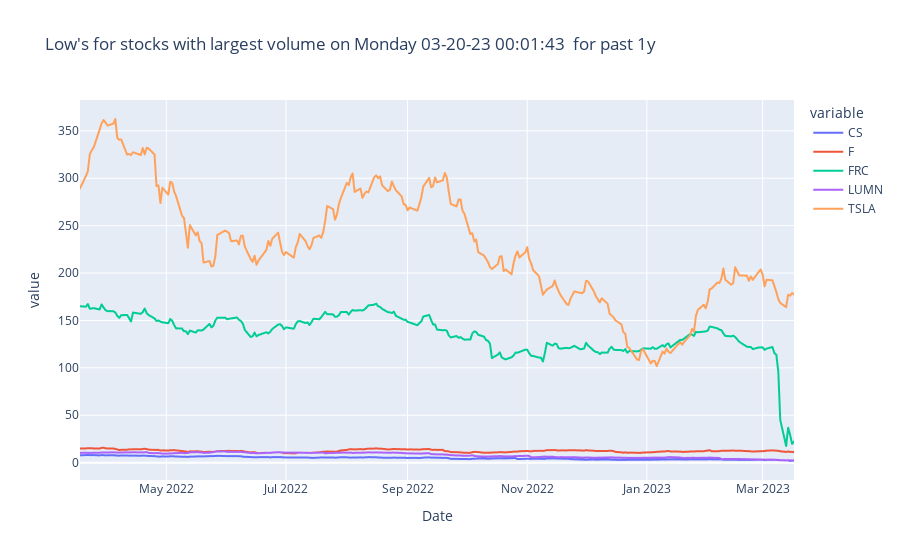

Source (notebook cell):
### Code cell
low = ticker.Low
figure = px.line(ticker.Low, title=f"Low's for stocks with largest volume on {today} for past 1y")
figure.show()

### Figure 1 — Plotly figure (JSON) as saved in the notebook; plotly's stock layout.template omitted (floating-point values rounded to 4 significant figures; data arrays with more than 128 entries replaced by an {"elided": "..."} marker saying what was removed)
{"data": [{"hovertemplate": "variable=CS<br>Date=%{x}<br>value=%{y}<extra></extra>", "legendgroup": "CS", "line": {"color": "#636efa", "dash": "solid"}, "marker": {"symbol": "circle"}, "mode": "lines", "name": "CS", "showlegend": true, "type": "scattergl", "x": {"elided": "251 str values"}, "xaxis": "x", "y": {"elided": "251 float values"}, "yaxis": "y"}, {"hovertemplate": "variable=F<br>Date=%{x}<br>value=%{y}<extra></extra>", "legendgroup": "F", "line": {"color": "#EF553B", "dash": "solid"}, "marker": {"symbol": "circle"}, "mode": "lines", "name": "F", "showlegend": true, "type": "scattergl", "x": {"elided": "251 str values"}, "xaxis": "x", "y": {"elided": "251 float values"}, "yaxis": "y"}, {"hovertemplate": "variable=FRC<br>Date=%{x}<br>value=%{y}<extra></extra>", "legendgroup": "FRC", "line": {"color": "#00cc96", "dash": "solid"}, "marker": {"symbol": "circle"}, "mode": "lines", "name": "FRC", "showlegend": true, "type": "scattergl", "x": {"elided": "251 str values"}, "xaxis": "x", "y": {"elided": "251 float values"}, "yaxis": "y"}, {"hovertemplate": "variable=LUMN<br>Date=%{x}<br>value=%{y}<extra></extra>", "legendgroup": "LUMN", "line": {"color": "#ab63fa", "dash": "solid"}, "marker": {"symbol": "circle"}, "mode": "lines", "name": "LUMN", "showlegend": true, "type": "scattergl", "x": {"elided": "251 str values"}, "xaxis": "x", "y": {"elided": "251 float values"}, "yaxis": "y"}, {"hovertemplate": "variable=TSLA<br>Date=%{x}<br>value=%{y}<extra></extra>", "legendgroup": "TSLA", "line": {"color": "#FFA15A", "dash": "solid"}, "marker": {"symbol": "circle"}, "mode": "lines", "name": "TSLA", "showlegend": true, "type": "scattergl", "x": {"elided": "251 str values"}, "xaxis": "x", "y": {"elided": "251 float values"}, "yaxis": "y"}], "layout": {"legend": {"title": {"text": "variable"}, "tracegroupgap": 0}, "title": {"text": "Low's for stocks with largest volume on Monday 03-20-23 00:01:43  for past 1y"}, "xaxis": {"anchor": "y", "domain": [0, 1], "title": {"text": "Date"}}, "yaxis": {"anchor": "x", "domain": [0, 1], "title": {"text": "value"}}}}
